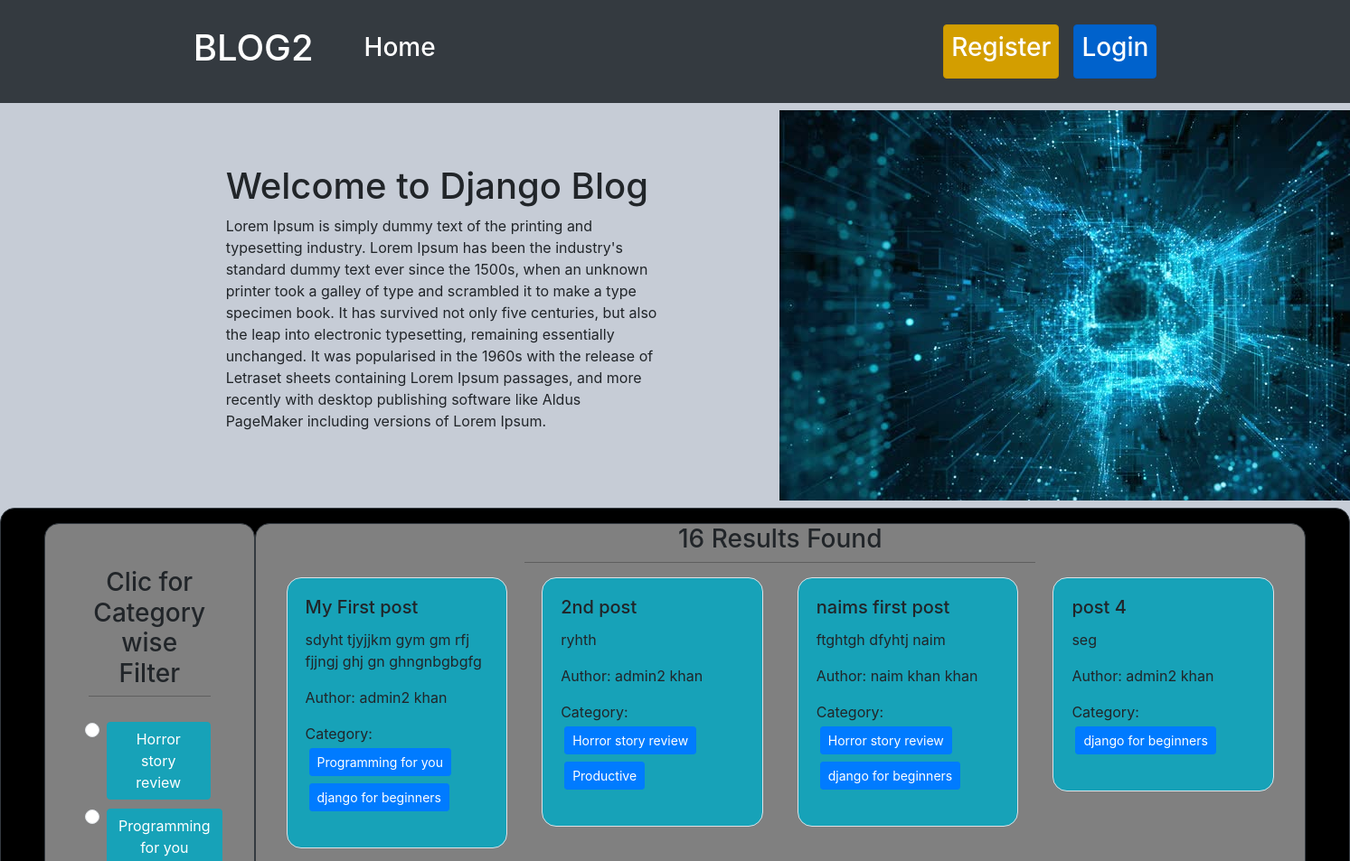
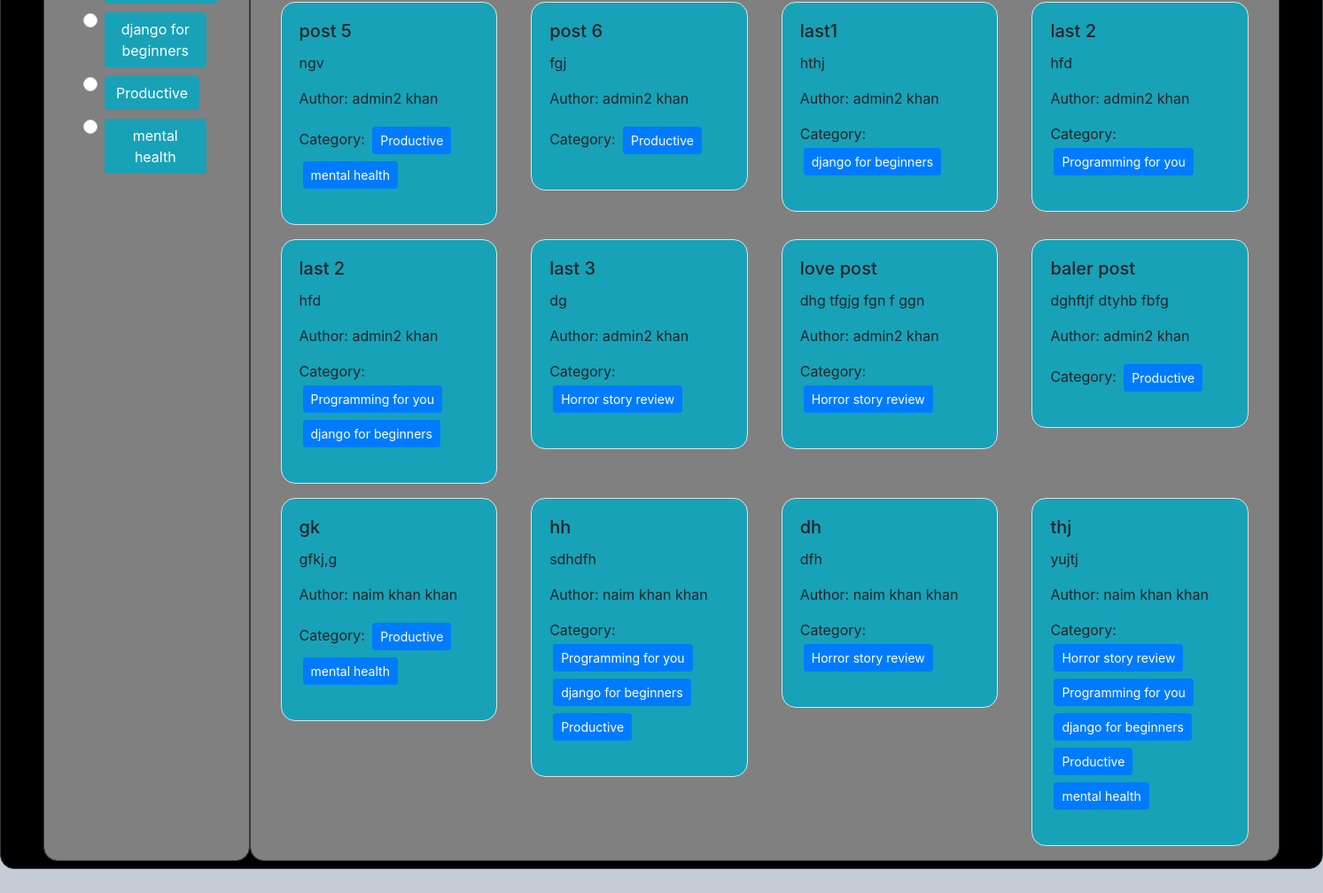
The page / on the database its author committed (2 pictures, top to bottom).
### categories/models.py (models this page shows, shortened)
class Category(models.Model):
    name = models.CharField(max_length=100)
    slug = models.SlugField(max_length=100, unique=True, null=True, blank=True)

### posts/models.py (models this page shows, shortened)
class Post(models.Model):
    title = models.CharField(max_length=50)
    content = models.TextField()
    category = models.ManyToManyField(Category)
    author = models.ForeignKey(User, on_delete=models.CASCADE)

### blog_project/views.py (the view)
# urls.py: path('', views.home, name='homepage'),
def home(request,category_slug = None):
    data = Post.objects.all()
    if category_slug is not None:
        category = Category.objects.get(slug= category_slug)
        data = Post.objects.filter(category = category)
    categories = Category.objects.all()
    return render(request, 'home.html', {'data' : data, 'category': categories} )

### templates/home.html (shortened to what this page needs)
{% extends "base.html" %}
{% load static%}
{% block content %}
<div class="d-flex flex-wrap px-5 pb-2 align-items-center w-75 m-auto pt-2">
    <div class="col-6">
        <h1 class=""> Welcome to Django Blog</h1>
        <p class=""> Lorem Ipsum is simply dummy text of the printing and typesetting industry. Lorem Ipsum has been the industry's standard dummy text ever since the 1500s, when an unknown printer took a galley of type and scrambled it to make a type specimen book. It has survived not only five centuries, but also the leap into electronic typesetting, remaining essentially unchanged. It was popularised in the 1960s with the release of Letraset sheets containing Lorem Ipsum passages, and more recently with desktop publishing software like Aldus PageMaker including versions of Lorem Ipsum.</p>
    </div>
    <div class="col-6">
        <img style="padding-left: 100px;" src="{% static 'w1.jpg' %}"/>
    </div>
</div>
<div style="background-color: black" class="d-flex flex-wrap px-5  pt-3 border border-5 rounded-4 border-dark p-2 mb-5">
    <div style="background-color: gray" class="col-2 border border-5 rounded-4 border-dark p-5">
        <h3 class="text-center">Clic for Category wise Filter </h3>
        <hr/ class="w-80 bg-black m-auto ">
        <br/>
        {% for cat in category %}
        <div class="form-check">
            <input class="form-check-input" type="radio" name="category" id="{{cat.id}}">
            <label class="form-check-label" for="{{cat.id}}">
              <a class="btn btn-info my-1" href="{% url 'category_wise_post' cat.slug %}">{{cat.name}}</a>
            </label>
          </div>
        {% endfor %}
    </div>
    <div  style="background-color: gray" class="col-10 border border-5 rounded-4 border-dark ">
        <h3 class="text-center"> {{data | length}} Results Found</h3>
        <hr/ class="w-50 bg-black m-auto ">
        <div class="d-flex flex-wrap justify-content-center  pt-3">
            {% for post in data %}
                <div  class="col-sm-3 ">
                    <div  class=" ">
                        <div class=" card card-body bg-info mx-1 mb-3 border rounded-4">
                            <h5 class="card-title">{{post.title}}</h5>
                            <p class="card-text">{{post.content}}</p>
                            <p >Author: {{post.author.first_name}} {{post.author.last_name}}</p>
                            <p >Category:
                                {% for cat in post.category.all %}
                                <button class="btn btn-primary btn-sm m-1">{{cat.name}}</button>
                                {% endfor %}
                            </p>
                        </div>
                    </div>
                </div>
            {% endfor %}
          </div>
    </div>
</div>
{% endblock %}

### templates/base.html (shortened to what this page needs)
{% load static %}
<!DOCTYPE html>
<html lang="en">
<head>
    <link href="https://cdn.jsdelivr.net/npm/bootstrap@5.3.3/dist/css/bootstrap.min.css" rel="stylesheet">
    <link href="https://stackpath.bootstrapcdn.com/bootstrap/4.5.2/css/bootstrap.min.css" rel="stylesheet">
</head>
<body style="background-color: #C6CCD6">
    <div class=" ">
        <nav class="navbar navbar-expand-lg bg-body-tertiary navbar-dark bg-dark py-4">
            <div class="container-fluid w-75 m-auto">
              <a class="navbar-brand me-5" href="/"><h1 >BLOG2</h1> </a>
              <div class="collapse navbar-collapse" id="navbarSupportedContent">
                <ul class="navbar-nav me-auto mb-2 mb-lg-0">
                  <li class="nav-item">
                    <a class="nav-link active" aria-current="page" href="{% url 'homepage'%}" ><h3 >Home</h3></a>
                  </li>
                </ul>
                <div class="d-flex" >
                  <ul class="navbar-nav me-auto mb-2 mb-lg-0">
                    {% if request.user.is_authenticated %}
                    <li class="nav-item mx-3">
                      <a class="nav-link active text-white btn btn-success" aria-current="page" href="{% url 'profile'%}"><h3 >Profile</h3></a>
                    </li>
                    <li class="nav-item">
                      <a class="nav-link active text-white btn btn-warning" aria-current="page" href="{% url 'user_logout' %}"><h3 >Logout</h3></a>
                    </li>
                    {% else %}
                    <li class="nav-item mx-3">
                      <a class="nav-link active text-white btn btn-warning" aria-current="page" href="{% url 'register'%}"><h3 >Register</h3></a>
                    </li>
                    <li class="nav-item">
                      <a class="nav-link active text-white btn btn-primary" aria-current="page" href="{% url 'user_login'%}"><h3 >Login</h3></a>
                    </li>
                    {% endif %}
                  </ul>
                </div>
              </div>
            </div>
          </nav>
          <div >
            {% block content  %}{% endblock  %}
          </div>
    </div>
</body>
</html>

### rows shown on the page
Category: name "Horror story review"
Category: name "Programming for you"
Category: name "django for beginners"
Category: name "Productive"
Category: name "mental health"
Post: title "My First post", content "sdyht tjyjjkm gym gm rfj fjjngj ghj gn ghngnbgbgfg", author.first_name "admin2", author.last_name "khan"
Post: title "2nd post", content "ryhth", author.first_name "admin2", author.last_name "khan"
Post: title "naims first post", content "ftghtgh dfyhtj naim", author.first_name "naim khan", author.last_name "khan"
Post: title "post 4", content "seg", author.first_name "admin2", author.last_name "khan"
Post: title "post 5", content "ngv", author.first_name "admin2", author.last_name "khan"
Post: title "post 6", content "fgj", author.first_name "admin2", author.last_name "khan"
Post: title "last1", content "hthj", author.first_name "admin2", author.last_name "khan"
Post: title "last 2", content "hfd", author.first_name "admin2", author.last_name "khan"
Post: title "last 2", content "hfd", author.first_name "admin2", author.last_name "khan"
Post: title "last 3", content "dg", author.first_name "admin2", author.last_name "khan"
Post: title "love post", content "dhg tfgjg fgn f ggn", author.first_name "admin2", author.last_name "khan"
Post: title "baler post", content "dghftjf dtyhb fbfg", author.first_name "admin2", author.last_name "khan"
Post: title "gk", content "gfkj,g", author.first_name "naim khan", author.last_name "khan"
Post: title "hh", content "sdhdfh", author.first_name "naim khan", author.last_name "khan"
Post: title "dh", content "dfh", author.first_name "naim khan", author.last_name "khan"
Post: title "thj", content "yujtj", author.first_name "naim khan", author.last_name "khan"

### other values the page prints
{{ data | length }} "16"
